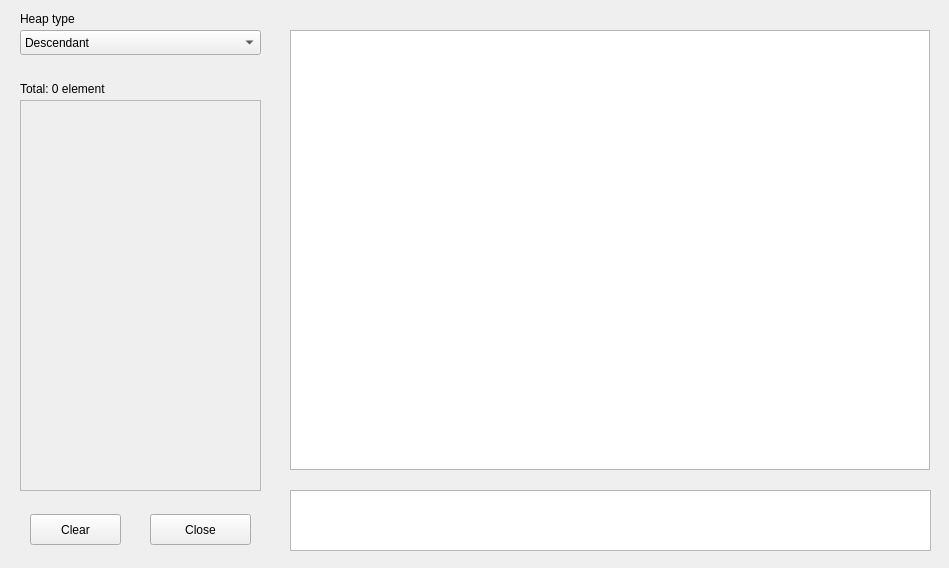
<?xml version="1.0" encoding="UTF-8"?>
<ui version="4.0">
 <class>MainWindow</class>
 <widget class="QMainWindow" name="MainWindow">
  <property name="geometry">
   <rect>
    <x>0</x>
    <y>0</y>
    <width>949</width>
    <height>568</height>
   </rect>
  </property>
  <property name="windowTitle">
   <string>Heap Sort</string>
  </property>
  <widget class="QWidget" name="centralWidget">
   <widget class="QComboBox" name="heapTypeCombox">
    <property name="geometry">
     <rect>
      <x>20</x>
      <y>30</y>
      <width>241</width>
      <height>25</height>
     </rect>
    </property>
    <item>
     <property name="text">
      <string>Descendant</string>
     </property>
    </item>
    <item>
     <property name="text">
      <string>Ascendant</string>
     </property>
    </item>
   </widget>
   <widget class="QScrollArea" name="listEleScrollArea">
    <property name="geometry">
     <rect>
      <x>20</x>
      <y>100</y>
      <width>241</width>
      <height>391</height>
     </rect>
    </property>
    <property name="widgetResizable">
     <bool>true</bool>
    </property>
    <widget class="QWidget" name="scrollAreaWidgetContents">
     <property name="geometry">
      <rect>
       <x>0</x>
       <y>0</y>
       <width>239</width>
       <height>389</height>
      </rect>
     </property>
    </widget>
   </widget>
   <widget class="QLabel" name="label_2">
    <property name="geometry">
     <rect>
      <x>20</x>
      <y>10</y>
      <width>61</width>
      <height>17</height>
     </rect>
    </property>
    <property name="text">
     <string>Heap type</string>
    </property>
   </widget>
   <widget class="QTextEdit" name="resultTxtEdit">
    <property name="geometry">
     <rect>
      <x>290</x>
      <y>490</y>
      <width>641</width>
      <height>61</height>
     </rect>
    </property>
    <property name="readOnly">
     <bool>true</bool>
    </property>
   </widget>
   <widget class="QGraphicsView" name="heapGraphicsView">
    <property name="geometry">
     <rect>
      <x>290</x>
      <y>30</y>
      <width>640</width>
      <height>440</height>
     </rect>
    </property>
   </widget>
   <widget class="QLabel" name="totalEleEditLn">
    <property name="geometry">
     <rect>
      <x>20</x>
      <y>80</y>
      <width>161</width>
      <height>17</height>
     </rect>
    </property>
    <property name="text">
     <string>Total: 0 element</string>
    </property>
   </widget>
   <widget class="QPushButton" name="clearBtn">
    <property name="geometry">
     <rect>
      <x>30</x>
      <y>514</y>
      <width>91</width>
      <height>31</height>
     </rect>
    </property>
    <property name="text">
     <string>Clear</string>
    </property>
   </widget>
   <widget class="QPushButton" name="closeBtn">
    <property name="geometry">
     <rect>
      <x>150</x>
      <y>514</y>
      <width>101</width>
      <height>31</height>
     </rect>
    </property>
    <property name="text">
     <string>Close</string>
    </property>
   </widget>
  </widget>
 </widget>
 <layoutdefault spacing="6" margin="11"/>
 <resources/>
 <connections/>
</ui>
